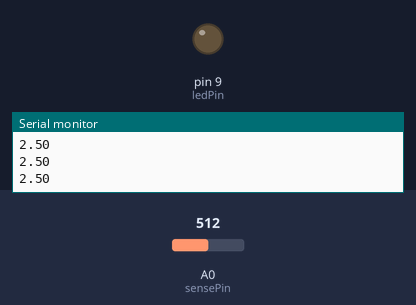
A sketch run on a simulated Arduino Uno, built with avr-gcc and run on an emulated ATmega328P. On the bench: output pins drawn as LEDs (lit = HIGH), the last lines printed to the serial monitor. The test bench sets the inputs (shaded band); at power-on: A0 (sensePin) = 512.

Above: at 1.3 s.
1.4 s: A0 (sensePin) set to 214
2.9 s: A0 (sensePin) set to 197
At 3.6 s:
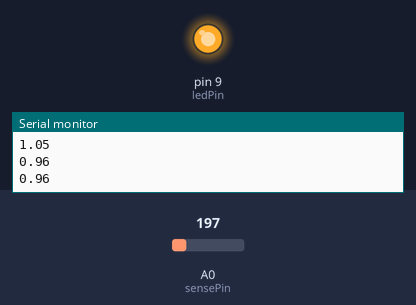
4.5 s: A0 (sensePin) set to 306
At 4.8 s:
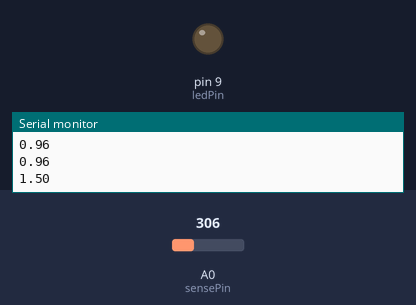
6.0 s: A0 (sensePin) set to 122
At 7.2 s:
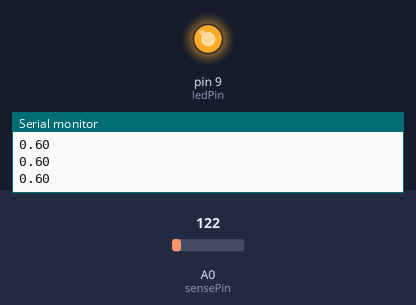
Timing chart, 0 to 8.5 s (numbered marks = the images above; inputs shaded):
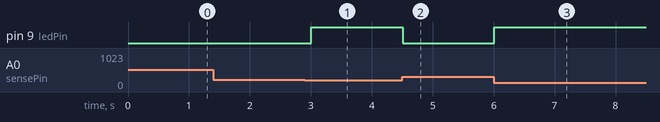

Measured:
- the behaviour switches between 205 and 204 on A0 (sensePin) (found by bisection; images 0 and 1)
- after the input at 2.9 s, pin 9 (ledPin): LOW → HIGH after 0.10 s
- after the input at 4.5 s, pin 9 (ledPin): HIGH → LOW at once
- after the input at 6.0 s, pin 9 (ledPin): LOW → HIGH at once

The sketch:

code_pgi.ino
```cpp
// Pin configuration
const int ledPin = 9;       // LED connected to D9
const int sensePin = A0;    // Voltage sensing pin connected to A0

void setup() {
  pinMode(ledPin, OUTPUT);  // D9 output
  Serial.begin(9600);       // Start serial communication (optional for monitoring)
}

void loop() {
  int sensorValue = analogRead(sensePin);          // Read analog voltage from A0
  float voltage = sensorValue * (5.0 / 1023.0);    // Convert ADC value to voltage

  Serial.println(voltage);   // Print voltage value to Serial Monitor (optional)

  if (voltage > 1.0) {
    // If voltage is detected (current is present)
    digitalWrite(ledPin, LOW);    // LED OFF
  } else {
    // If voltage is low (current has gone OFF)
    digitalWrite(ledPin, HIGH);   // LED ON
  }

  delay(500);  // Delay for half a second
}
```
